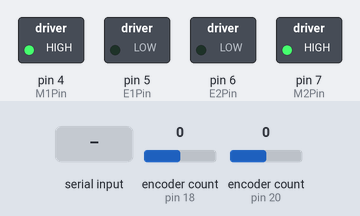
The sketch below on a simulated Arduino Uno, built with avr-gcc and run on an emulated ATmega328P. Shown: switched loads named in the sketch (green lamp = pin HIGH). The test bench sets the inputs (shaded band); at power-on: encoder count (sensors on pin 18, pin 20) 0.

Above: at 1.6 s.
1.7 s: "90,45\n" received over Serial
At 2.71 s:
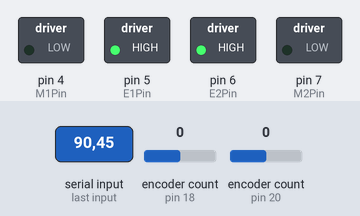
At 3.3 s:
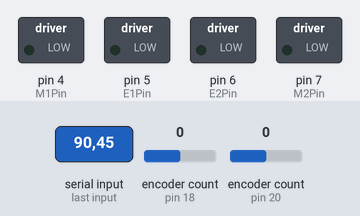
4.2 s: "30,150\n" received over Serial
At 5.3 s:
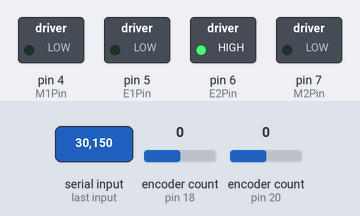
Timing chart, 0 to 7.2 s (numbered marks = the images above; inputs shaded):
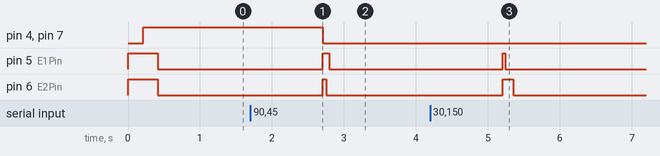

Measured:
- after the input at 1.7 s, pin 4 (M1Pin), pin 7 (M2Pin): HIGH → LOW after 1.0 s; pin 5 (E1Pin): LOW → HIGH after 1.0 s, → LOW 0.09 s later; pin 6 (E2Pin): LOW → HIGH after 1.0 s, → LOW 0.05 s later
- after the input at 4.2 s, pin 5 (E1Pin): LOW → HIGH after 1.0 s, → LOW 0.04 s later; pin 6 (E2Pin): LOW → HIGH after 1.0 s, → LOW 0.15 s later

The sketch:

rotate-speakers-arduino.ino
```cpp
// (licence header left out)
#include <Encoder.h>


/// Simple struct to hold motor control pins
typedef struct {
  byte enablePin;
  byte directionPin;
} MotorContrl;

/// Motor control pins (printed on the motor driver board)
const int E1Pin = 5;
const int M1Pin = 4;
const int E2Pin = 6;
const int M2Pin = 7;

const MotorContrl MotorPin[] = {
  { E1Pin, M1Pin },
  { E2Pin, M2Pin }
};

/// Motor indices for MotorPin[]
const int M1 = 0;
const int M2 = 1;
const int NumMotors = 2;

/// Motor direction aliases
const int  FORWARD = LOW;
const int BACKWARD = HIGH;

/// Encoder pins
const int M1APhase = 18;
const int M1BPhase = 19;
const int M2APhase = 20;
const int M2BPhase = 21;

Encoder M1Encoder(M1APhase, M1BPhase);
Encoder M2Encoder(M2APhase, M2BPhase);


void setupSerial()
{
  Serial.begin(9600);
}

void initialiseMotors()
{
  for ( int i = 0; i < NumMotors; i++ ) {
    digitalWrite(MotorPin[i].enablePin, LOW);
    pinMode(MotorPin[i].enablePin,    OUTPUT);
    pinMode(MotorPin[i].directionPin, OUTPUT);
  }
}

void rotateTest()
{
  int  forward[] = {  200,  200 };
  int backward[] = { -200, -200 };
  turnMotorsByTime(  forward );
  turnMotorsByTime( backward );
}

void setMotorDirection( int motorNumber, int direction ) {
  digitalWrite( MotorPin[motorNumber].directionPin, direction);
}

inline void setMotorSpeed( int motorNumber, int speed ) {
  analogWrite( MotorPin[motorNumber].enablePin,
               255.0 * (speed / 100.0)          ); //PWM
}


void rampMotorSpeed( int motorNumber, int start, int stop )
{
  int inc;
  if ( start < stop ) { inc =  1; }
  else                { inc = -1; }
  for ( int i = start; i <= stop; i+=inc ) {
    setMotorSpeed( motorNumber, i );
    delay(50);
    Serial.print("Position: ");
    Serial.println(M1Encoder.read());
  }
}


void decodeMessage( String message )
{
  int commaPos = message.indexOf(',');
  if ( commaPos < 0 ) {
    return;
  } else {
    int motorPositions[] = {
      message.substring(          0,         commaPos ).toInt(),
      message.substring( commaPos+1, message.length() ).toInt()
    };
    /* turnMotors( motorPositions ); */
    turnMotorsByTime( motorPositions );
  }
}


void printPositions( int positions )
{
  Serial.print("Turning ");
  Serial.print(positions);
  Serial.println(" positions...");
}

bool stillTurning( int motorNumber, int positions )
{
  if ( motorNumber == M1 ) {
    return abs(M1Encoder.read()) < abs(positions);
  } else {
    return abs(M2Encoder.read()) < abs(positions);
  }
}

bool eitherStillTurning( int* positions )
{
  return abs(M1Encoder.read()) < abs(positions[M1]) ||
         abs(M2Encoder.read()) < abs(positions[M2]);
}

void resetEncoders()
{
  M1Encoder.write(0);
  M2Encoder.write(0);
}

void setMotorDirections( int* positions )
{
  for ( int i = 0; i < NumMotors; i++ ) {
    if ( positions[i] > 0 ) {
        setMotorDirection( i, FORWARD );
    }
    else if ( positions[i] < 0 ) {
        setMotorDirection( i, BACKWARD );
    }
  }
}

void motorsOn( int* positions )
{
  for ( int i = 0; i < NumMotors; i++ ) {
    if ( positions[i] != 0 ) {
      setMotorSpeed( i, 100 );
    } else {
      setMotorSpeed( i,   0 );
    }
  }
}

void motorOff( int motorNumber )
{
  setMotorSpeed( motorNumber, 0 );
}

void motorsOff()
{
  for ( int i = 0; i < NumMotors; i++ ) {
    setMotorSpeed( i, 0 );
  }
}

bool notTimedOut( unsigned long startTime, unsigned long timeout )
{
  return millis() - startTime < timeout;
}

void turnMotors( int positions[] )
{
  resetEncoders();
  setMotorDirections( positions );
  motorsOn( positions );
  unsigned long startTime = millis();
  unsigned long timeout = 3000;  // milliseconds
  while ( eitherStillTurning( positions ) &&
          notTimedOut( startTime, timeout ) ) {
    for ( int i = 0; i < NumMotors; i++ ) {
      if ( ! stillTurning( i, positions[i] ) ) {
        motorOff(i);
      }
    }
    delay(10);
  }
  motorsOff();
}

bool eitherMotorStillTurning( int positions[],
                              int idx,
                              unsigned long startTime,
                              unsigned long currentTime )
{
  if ( idx >= NumMotors ) {
    return false;
  }
  return ( currentTime < startTime + positions[idx] ) ||
    eitherMotorStillTurning( positions, idx+1, startTime, currentTime );
}

void makePositionsAbsolute( int positions[] )
{
  for ( int i = 0; i < NumMotors; i++ ) {
    positions[i] = abs(positions[i]);
  }
}

void turnMotorsByTime( int positions[] )
{
  /**
     Assume encoders don't work, use positions as time
  */
  setMotorDirections( positions );
  makePositionsAbsolute( positions );
  motorsOn( positions );
  unsigned long startTime = millis();
  unsigned long timeout = 3000;  // milliseconds
  while ( notTimedOut( startTime, timeout ) ) {
    unsigned long currentTime = millis();
    if ( ! eitherMotorStillTurning( positions, 0, startTime, currentTime ) ) {
      break;
    }
    for ( int i = 0; i < NumMotors; i++ ) {
      if ( currentTime - startTime > positions[i] ) {
        motorOff(i);
      }
    }
    delay(10);
  }
  motorsOff();
}


void setup()
{
  setupSerial();
  initialiseMotors();
  rotateTest();
}


void loop()
{
  while ( Serial.available() > 0 ) {
    String input = Serial.readString();
    decodeMessage( input );
  }
}
```
